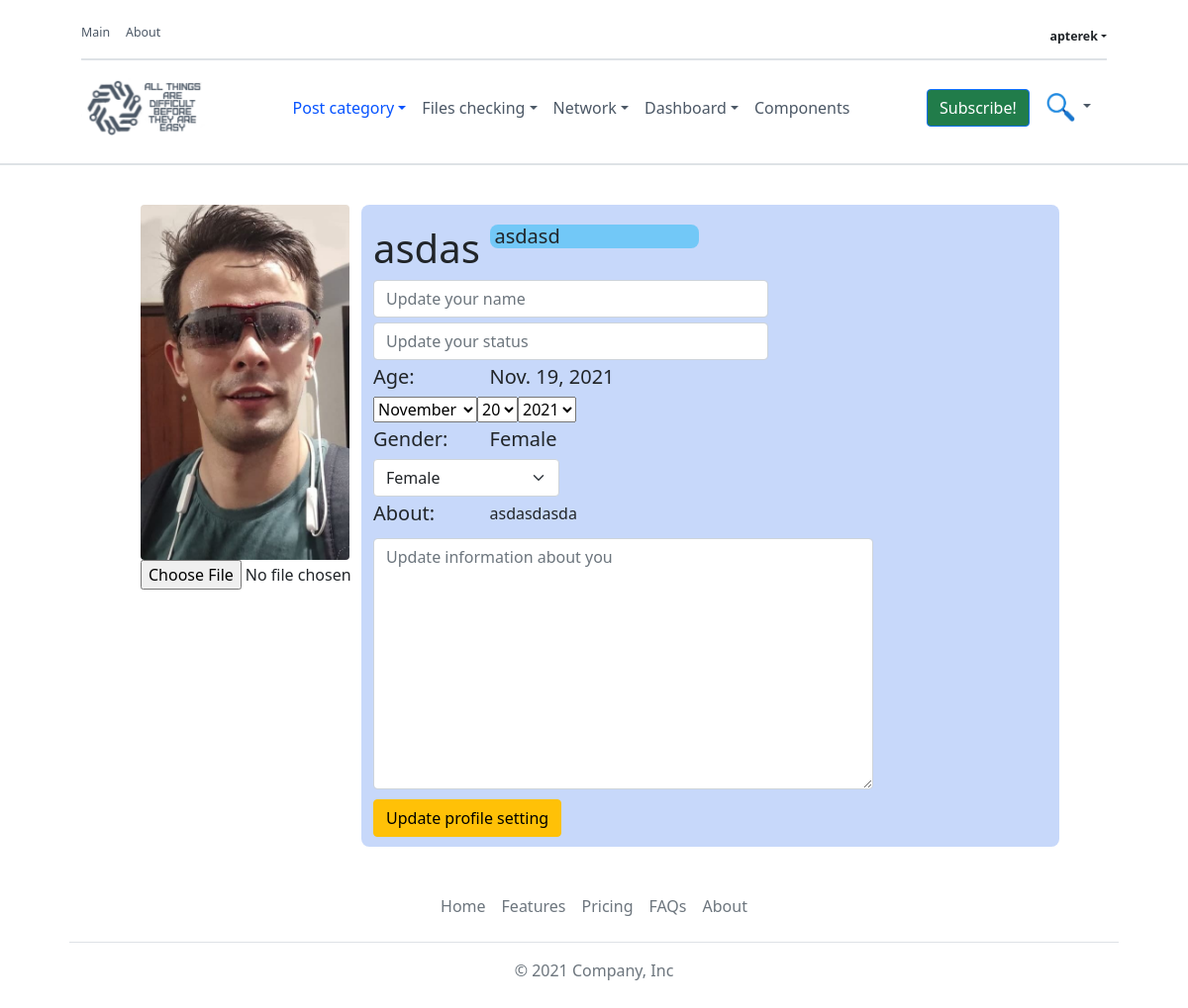
Page /profile/update_profile/ (signed in) on the committed database.
### profiles/models.py (models this page shows, shortened)
class ProfileInformation(models.Model):
    user = models.ForeignKey(
        settings.AUTH_USER_MODEL, related_name="user_info", on_delete=models.CASCADE, blank=True, null=True
    )
    name = models.CharField(max_length=50)
    bday = models.DateField(blank=True, null=True)
    gender = models.CharField(max_length=20, choices=GENDER_SETTING, blank=True, null=True)
    about = models.TextField(max_length=2000, blank=True, null=True)
    profile_photo = models.ImageField(upload_to='profile_photo/%Y/%m/%d/', blank=True, null=True)
    status = models.CharField(max_length=40, null=True, blank=True, default="My status")
    class Meta:
        verbose_name = "Profile info"
        verbose_name_plural = "Profiles info"

### profiles/views.py (the view, shortened to what this page needs)
# urls.py: path("update_profile/", UpdateProfile.as_view(), name="update_profile")
class UpdateProfile(CreateView):
    template_name = "profile/update_profile_page.html"
    def get_context_data(self, **kwargs):
        if self.request.user.is_authenticated:
            profile = user_information(self.request.user.id)
            form = EditProfileInfoForm()
            return {"profile": profile, "form": form}

### profiles/forms.py
class EditProfileInfoForm(forms.Form):
    name = forms.CharField(max_length=50, required=False, widget=forms.TextInput(
        attrs={"placeholder": "Update your name", "class": "form-control"}))
    bday = forms.DateField(widget=forms.SelectDateWidget(), initial=datetime.date.today)
    gender = forms.ChoiceField(choices=GENDER_SETTING,
                               widget=forms.Select(attrs={"class": "form-select"}), required=False)
    about = forms.CharField(max_length=2000, required=False, widget=forms.Textarea(
        attrs={"class": "form-control", "placeholder": "Update information about you"}))
    status = forms.CharField(max_length=30, required=False, widget=forms.TextInput(
        attrs={"class": "form-control", "placeholder": "Update your status"}))
    profile_photo = forms.ImageField(required=False)

### profiles/services.py (called while the page is built)
def user_information(user_id: int) -> QuerySet:
    return ProfileInformation.objects.all().filter(user_id=user_id).first()

### templates/profile/update_profile_page.html (shortened to what this page needs)
{% extends "base.html" %}
{% load crispy_forms_filters %}
{% block content %}
  {% include "header.html" %}
   <div class="border-bottom border-2 opacity-1"></div>
   <div class="container" style="padding-left: 100px;padding-right: 100px">
    <div class="container custom-container" style="margin-top: 40px;">
<form method="post" enctype="multipart/form-data">
        <div class="row">
            <div class="col-lg-3" >
                <div class="custom_img" >
                <img class="rounded float-end" style="border-radius: 0.5rem; width: 100%" src="{{ profile.profile_photo.url }}" width="70%">
                    {{ form.profile_photo }}
                </div>
            </div>
            <div class="col-lg-9" style="background: rgba(17, 89, 234, 0.23); border-radius: 0.5rem">
                <div class="row">
                    <div class="col-sm-2"> <h1 style="margin-top: 20px">{{ profile.name }}</h1></div>
                    <div class="col-sm-4" style="margin-right: 280px;"><h5 style="margin-top: 20px;background: rgba(64,191,245,0.62);
                     border-radius: 0.5rem"><div style="margin-left: 5px">{{ profile.status }}</div></h5></div>
                    <div style="width: 60%; margin-bottom: 5px">{{ form.name }}</div>
                    <div style="width: 60%">{{ form.status }}</div>
                </div>
                <div class="row">
                    <div class="col-sm-2"> <h5 style="margin-top: 5px">Age:</h5></div>
                    <div class="col-sm-4"><h5 style="margin-top: 5px"> {{ profile.bday }}</h5></div>
                    <div>{{ form.bday }}</div>
                </div>
                <div class="row">
                    <div class="col-sm-2"> <h5 style="margin-top: 5px">Gender:</h5></div>
                    <div class="col-sm-8"><h5 style="margin-top: 5px"> {{ profile.gender }}</h5></div>
                    <br>
                    <div style="width: 30%;">{{ form.gender }}</div>
                </div>
                <div class="row">
                    <div class="col-sm-2"> <h5 style="margin-top: 5px">About:</h5></div>
                    <div class="col-sm-7 " style="margin-top: 5px;"> {{ profile.about }}</div>
                    <div style="width: 75%; margin-top: 5px">{{ form.about }}</div>
                </div>
                <div class="col-sm-4"><button type="submit" class="btn btn-warning"
                style="margin-top: 10px;margin-bottom: 10px">Update profile setting</button></div>
            </div>
        </div>
  </form>
        </div>
   </div>
{% endblock %}

### templates/header.html (shortened to what this page needs)
{% load static %}
<div class="container" style="padding-left: 40px;padding-right: 40px;">
<header class="navbar-light navbar-sticky header-static py-1 my-1 shadow-custom">
	<div class="navbar-top d-none d-lg-block small">
		<div class="container">
			<div class="d-md-flex justify-content-between align-items-center my-2">
				<ul class="nav">
                    <li class="nav-item">
						<a class="nav-link ps-0" href="{% url 'home' %}">Main</a>
					</li>
                    <li class="nav-item">
						<a class="nav-link ps-0" href="{% url 'about' %}">About</a>
					</li>
				</ul>
				<div class="d-flex align-items-center">
					<ul class="nav">
                        {% if user.is_authenticated %}
                        <li class="nav-item">
                            <div class="dropdown">
                              <a href="#" class="d-flex align-items-center justify-content-center
                               link-dark text-decoration-none dropdown-toggle" id="dropdownUser3"
                                 data-bs-toggle="dropdown" aria-expanded="false" style="padding-top: 7px;">
                                    <strong>{{ user.username }}</strong>
                              </a>
                            </div>
                        </li>
                        {% else %}
						<li class="nav-item">
                            <a class="nav-link ps-0" href="{% url "registering" %}">Login / Join</a>
						</li>
                        {% endif %}
					</ul>
				</div>
			</div>
			<div class="border-bottom border-2" style="color: rgb(88, 92, 104)"></div>
		</div>
	</div>
	 <nav class="navbar navbar-expand-lg">
		<div class="container">
			<a class="navbar-brand media-right" style="width: 120px;" href="{% url 'home' %}">
				<img class="navbar-brand-item light-mode-item"  src="../static/logo2.png" alt="lsssas" height="70">
			</a>
			<div class="collapse navbar-collapse" id="navbarCollapse">
            {% if user.is_authenticated %}
				<ul class="navbar-nav navbar-nav-scroll mx-auto">
					<li class="nav-item dropdown">
						<a class="nav-link dropdown-toggle active" href="#" id="homeMenu" role="button" data-bs-toggle="dropdown" aria-expanded="true">Post category</a>
					</li>
					<li class="nav-item dropdown dropdown-fullwidth">
						<a class="nav-link dropdown-toggle" href="#" id="megaMenu" data-bs-toggle="dropdown" aria-haspopup="true" aria-expanded="false">Files checking</a>
					</li>
					<li class="nav-item dropdown">
						<a class="nav-link dropdown-toggle" href="#" id="pagesMenu" data-bs-toggle="dropdown" aria-haspopup="true" aria-expanded="false">Network</a>
					</li>
					<li class="nav-item dropdown">
						<a class="nav-link dropdown-toggle" href="#" id="postMenu" data-bs-toggle="dropdown" aria-haspopup="true" aria-expanded="false">Dashboard</a>
					</li>
					<li class="nav-item">	<a class="nav-link" href="#">Components</a></li>
				</ul>
                {% endif %}
			</div>
			<div class="nav flex-nowrap align-items-center">
				<div class="nav-item d-none d-md-block">
                    <button type="button" class="btn btn-primary" data-bs-toggle="modal" data-bs-target="#exampleModal"
                            data-bs-whatever="@getbootstrap" style="background-color: #217c4a;">Subscribe!</button>
				</div>
				<div class="nav-item dropdown dropdown-toggle-icon-none nav-search">
					<a class="nav-link dropdown-toggle" role="button" id="navSearch" data-bs-toggle="dropdown" aria-expanded="false">
						<img src="../static/search_img.png" style="width: 30px">
					</a>
				</div>
			</div>
		</div>
	</nav>
</header>
</div>

### templates/header.html (style rules this page uses)
.nav-link { color: #4c5866; }
.navbar-light .navbar-nav .nav-link { color: #4c5866; }
.navbar-light .navbar-nav .nav-link.active { color: #0653ff; }
.small, small { font-size: .775em; }
.shadow-custom { box-shadow: #FBD603; }

### rows in the picture
ProfileInformation: profile_photo (picture), name "asdas", status "asdasd", bday "Nov. 19, 2021", gender "Female", about "asdasdasda"

### other values in the picture
{{ user.username }} "apterek"
